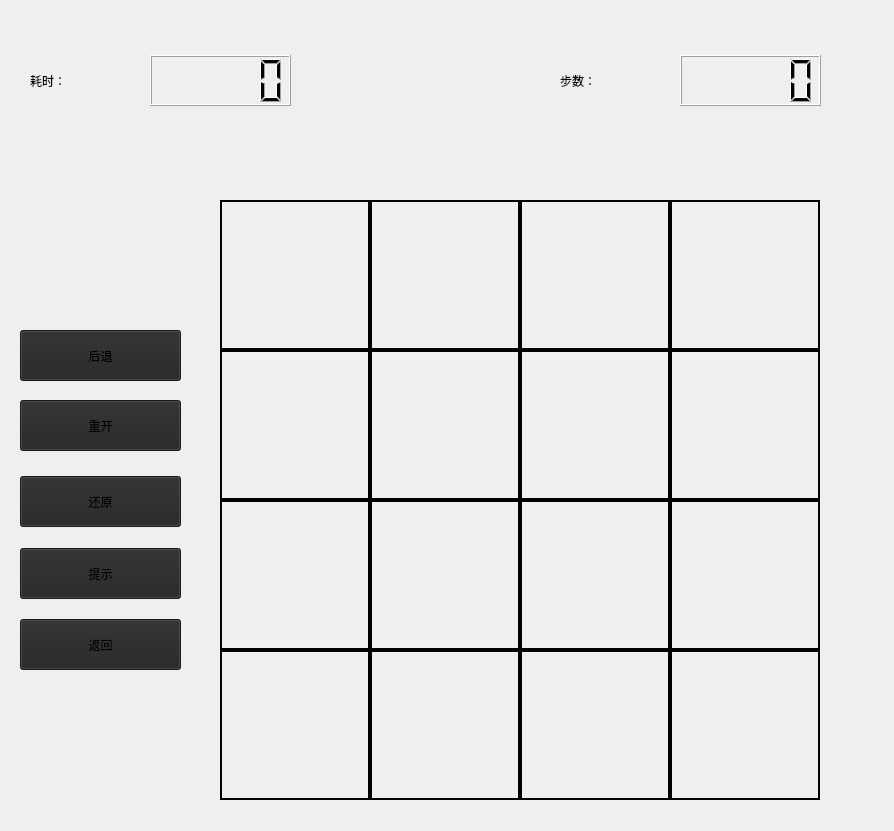
<?xml version="1.0" encoding="UTF-8"?>
<ui version="4.0">
 <class>play4</class>
 <widget class="QWidget" name="play4">
  <property name="geometry">
   <rect>
    <x>0</x>
    <y>0</y>
    <width>894</width>
    <height>831</height>
   </rect>
  </property>
  <property name="windowTitle">
   <string>Form</string>
  </property>
  <widget class="QPushButton" name="btnRestart">
   <property name="geometry">
    <rect>
     <x>20</x>
     <y>400</y>
     <width>161</width>
     <height>51</height>
    </rect>
   </property>
   <property name="styleSheet">
    <string notr="true">background-color: rgb(36, 36, 36);font: 800 20pt &quot;方正蕴黑 简 ExtraBold&quot;;</string>
   </property>
   <property name="text">
    <string>重开</string>
   </property>
  </widget>
  <widget class="QLCDNumber" name="lcdStep_2">
   <property name="geometry">
    <rect>
     <x>150</x>
     <y>55</y>
     <width>141</width>
     <height>51</height>
    </rect>
   </property>
   <property name="digitCount">
    <number>5</number>
   </property>
  </widget>
  <widget class="QLCDNumber" name="lcdStep">
   <property name="geometry">
    <rect>
     <x>680</x>
     <y>55</y>
     <width>141</width>
     <height>51</height>
    </rect>
   </property>
  </widget>
  <widget class="QLabel" name="label_7">
   <property name="geometry">
    <rect>
     <x>520</x>
     <y>350</y>
     <width>150</width>
     <height>150</height>
    </rect>
   </property>
   <property name="minimumSize">
    <size>
     <width>150</width>
     <height>150</height>
    </size>
   </property>
   <property name="maximumSize">
    <size>
     <width>150</width>
     <height>150</height>
    </size>
   </property>
   <property name="styleSheet">
    <string notr="true">border-width: 2px;
border-style: solid;
border-color: rgb(0, 0, 0)</string>
   </property>
   <property name="text">
    <string/>
   </property>
  </widget>
  <widget class="QPushButton" name="pushButton_2">
   <property name="geometry">
    <rect>
     <x>20</x>
     <y>476</y>
     <width>161</width>
     <height>51</height>
    </rect>
   </property>
   <property name="styleSheet">
    <string notr="true">background-color: rgb(36, 36, 36);font: 800 20pt &quot;方正蕴黑 简 ExtraBold&quot;;</string>
   </property>
   <property name="text">
    <string>还原</string>
   </property>
  </widget>
  <widget class="QLabel" name="label_2">
   <property name="geometry">
    <rect>
     <x>370</x>
     <y>200</y>
     <width>150</width>
     <height>150</height>
    </rect>
   </property>
   <property name="minimumSize">
    <size>
     <width>150</width>
     <height>150</height>
    </size>
   </property>
   <property name="maximumSize">
    <size>
     <width>150</width>
     <height>150</height>
    </size>
   </property>
   <property name="styleSheet">
    <string notr="true">border-width: 2px;
border-style: solid;
border-color: rgb(0, 0, 0)</string>
   </property>
   <property name="text">
    <string/>
   </property>
  </widget>
  <widget class="QLabel" name="label_5">
   <property name="geometry">
    <rect>
     <x>220</x>
     <y>350</y>
     <width>150</width>
     <height>150</height>
    </rect>
   </property>
   <property name="minimumSize">
    <size>
     <width>150</width>
     <height>150</height>
    </size>
   </property>
   <property name="maximumSize">
    <size>
     <width>150</width>
     <height>150</height>
    </size>
   </property>
   <property name="styleSheet">
    <string notr="true">border-width: 2px;
border-style: solid;
border-color: rgb(0, 0, 0)</string>
   </property>
   <property name="text">
    <string/>
   </property>
  </widget>
  <widget class="QLabel" name="label_6">
   <property name="geometry">
    <rect>
     <x>370</x>
     <y>350</y>
     <width>150</width>
     <height>150</height>
    </rect>
   </property>
   <property name="minimumSize">
    <size>
     <width>150</width>
     <height>150</height>
    </size>
   </property>
   <property name="maximumSize">
    <size>
     <width>150</width>
     <height>150</height>
    </size>
   </property>
   <property name="styleSheet">
    <string notr="true">border-width: 2px;
border-style: solid;
border-color: rgb(0, 0, 0)</string>
   </property>
   <property name="text">
    <string/>
   </property>
  </widget>
  <widget class="QLabel" name="label_3">
   <property name="geometry">
    <rect>
     <x>520</x>
     <y>200</y>
     <width>150</width>
     <height>150</height>
    </rect>
   </property>
   <property name="minimumSize">
    <size>
     <width>150</width>
     <height>150</height>
    </size>
   </property>
   <property name="maximumSize">
    <size>
     <width>150</width>
     <height>150</height>
    </size>
   </property>
   <property name="styleSheet">
    <string notr="true">border-width: 2px;
border-style: solid;
border-color: rgb(0, 0, 0)</string>
   </property>
   <property name="text">
    <string/>
   </property>
  </widget>
  <widget class="QLabel" name="time_labl">
   <property name="geometry">
    <rect>
     <x>30</x>
     <y>50</y>
     <width>121</width>
     <height>61</height>
    </rect>
   </property>
   <property name="styleSheet">
    <string notr="true">font: 800 35pt &quot;方正超值体 简 ExtraBold&quot;;</string>
   </property>
   <property name="text">
    <string>耗时：</string>
   </property>
   <property name="textFormat">
    <enum>Qt::TextFormat::PlainText</enum>
   </property>
  </widget>
  <widget class="QPushButton" name="pushButton_3">
   <property name="geometry">
    <rect>
     <x>20</x>
     <y>548</y>
     <width>161</width>
     <height>51</height>
    </rect>
   </property>
   <property name="styleSheet">
    <string notr="true">background-color: rgb(36, 36, 36);font: 800 20pt &quot;方正蕴黑 简 ExtraBold&quot;;</string>
   </property>
   <property name="text">
    <string>提示</string>
   </property>
  </widget>
  <widget class="QLabel" name="label_9">
   <property name="geometry">
    <rect>
     <x>220</x>
     <y>500</y>
     <width>150</width>
     <height>150</height>
    </rect>
   </property>
   <property name="minimumSize">
    <size>
     <width>150</width>
     <height>150</height>
    </size>
   </property>
   <property name="maximumSize">
    <size>
     <width>150</width>
     <height>150</height>
    </size>
   </property>
   <property name="styleSheet">
    <string notr="true">border-width: 2px;
border-style: solid;
border-color: rgb(0, 0, 0)</string>
   </property>
   <property name="text">
    <string/>
   </property>
  </widget>
  <widget class="QLabel" name="label">
   <property name="geometry">
    <rect>
     <x>560</x>
     <y>50</y>
     <width>121</width>
     <height>61</height>
    </rect>
   </property>
   <property name="styleSheet">
    <string notr="true">font: 800 35pt &quot;方正超值体 简 ExtraBold&quot;;</string>
   </property>
   <property name="text">
    <string>步数：</string>
   </property>
   <property name="textFormat">
    <enum>Qt::TextFormat::PlainText</enum>
   </property>
  </widget>
  <widget class="QPushButton" name="btnBack">
   <property name="geometry">
    <rect>
     <x>20</x>
     <y>619</y>
     <width>161</width>
     <height>51</height>
    </rect>
   </property>
   <property name="styleSheet">
    <string notr="true">font: 800 20pt &quot;方正蕴黑 简 ExtraBold&quot;;
background-color: rgb(36, 36, 36);</string>
   </property>
   <property name="text">
    <string>返回</string>
   </property>
  </widget>
  <widget class="QLabel" name="label_4">
   <property name="geometry">
    <rect>
     <x>670</x>
     <y>200</y>
     <width>150</width>
     <height>150</height>
    </rect>
   </property>
   <property name="minimumSize">
    <size>
     <width>150</width>
     <height>150</height>
    </size>
   </property>
   <property name="maximumSize">
    <size>
     <width>150</width>
     <height>150</height>
    </size>
   </property>
   <property name="styleSheet">
    <string notr="true">border-width: 2px;
border-style: solid;
border-color: rgb(0, 0, 0)</string>
   </property>
   <property name="text">
    <string/>
   </property>
  </widget>
  <widget class="QLabel" name="label_8">
   <property name="geometry">
    <rect>
     <x>670</x>
     <y>350</y>
     <width>150</width>
     <height>150</height>
    </rect>
   </property>
   <property name="minimumSize">
    <size>
     <width>150</width>
     <height>150</height>
    </size>
   </property>
   <property name="maximumSize">
    <size>
     <width>150</width>
     <height>150</height>
    </size>
   </property>
   <property name="styleSheet">
    <string notr="true">border-width: 2px;
border-style: solid;
border-color: rgb(0, 0, 0)</string>
   </property>
   <property name="text">
    <string/>
   </property>
  </widget>
  <widget class="QLabel" name="label_1">
   <property name="geometry">
    <rect>
     <x>220</x>
     <y>200</y>
     <width>150</width>
     <height>150</height>
    </rect>
   </property>
   <property name="minimumSize">
    <size>
     <width>150</width>
     <height>150</height>
    </size>
   </property>
   <property name="maximumSize">
    <size>
     <width>150</width>
     <height>150</height>
    </size>
   </property>
   <property name="styleSheet">
    <string notr="true">border-width: 2px;
border-style: solid;
border-color: rgb(0, 0, 0)</string>
   </property>
   <property name="text">
    <string/>
   </property>
  </widget>
  <widget class="QPushButton" name="btnreturn">
   <property name="geometry">
    <rect>
     <x>20</x>
     <y>330</y>
     <width>161</width>
     <height>51</height>
    </rect>
   </property>
   <property name="styleSheet">
    <string notr="true">font: 800 20pt &quot;方正蕴黑 简 ExtraBold&quot;;
background-color: rgb(36, 36, 36);</string>
   </property>
   <property name="text">
    <string>后退</string>
   </property>
  </widget>
  <widget class="QLabel" name="label_10">
   <property name="geometry">
    <rect>
     <x>370</x>
     <y>500</y>
     <width>150</width>
     <height>150</height>
    </rect>
   </property>
   <property name="minimumSize">
    <size>
     <width>150</width>
     <height>150</height>
    </size>
   </property>
   <property name="maximumSize">
    <size>
     <width>150</width>
     <height>150</height>
    </size>
   </property>
   <property name="styleSheet">
    <string notr="true">border-width: 2px;
border-style: solid;
border-color: rgb(0, 0, 0)</string>
   </property>
   <property name="text">
    <string/>
   </property>
  </widget>
  <widget class="QLabel" name="label_11">
   <property name="geometry">
    <rect>
     <x>520</x>
     <y>500</y>
     <width>150</width>
     <height>150</height>
    </rect>
   </property>
   <property name="minimumSize">
    <size>
     <width>150</width>
     <height>150</height>
    </size>
   </property>
   <property name="maximumSize">
    <size>
     <width>150</width>
     <height>150</height>
    </size>
   </property>
   <property name="styleSheet">
    <string notr="true">border-width: 2px;
border-style: solid;
border-color: rgb(0, 0, 0)</string>
   </property>
   <property name="text">
    <string/>
   </property>
  </widget>
  <widget class="QLabel" name="label_12">
   <property name="geometry">
    <rect>
     <x>670</x>
     <y>500</y>
     <width>150</width>
     <height>150</height>
    </rect>
   </property>
   <property name="minimumSize">
    <size>
     <width>150</width>
     <height>150</height>
    </size>
   </property>
   <property name="maximumSize">
    <size>
     <width>150</width>
     <height>150</height>
    </size>
   </property>
   <property name="styleSheet">
    <string notr="true">border-width: 2px;
border-style: solid;
border-color: rgb(0, 0, 0)</string>
   </property>
   <property name="text">
    <string/>
   </property>
  </widget>
  <widget class="QLabel" name="label_13">
   <property name="geometry">
    <rect>
     <x>220</x>
     <y>650</y>
     <width>150</width>
     <height>150</height>
    </rect>
   </property>
   <property name="minimumSize">
    <size>
     <width>150</width>
     <height>150</height>
    </size>
   </property>
   <property name="maximumSize">
    <size>
     <width>150</width>
     <height>150</height>
    </size>
   </property>
   <property name="styleSheet">
    <string notr="true">border-width: 2px;
border-style: solid;
border-color: rgb(0, 0, 0)</string>
   </property>
   <property name="text">
    <string/>
   </property>
  </widget>
  <widget class="QLabel" name="label_14">
   <property name="geometry">
    <rect>
     <x>370</x>
     <y>650</y>
     <width>150</width>
     <height>150</height>
    </rect>
   </property>
   <property name="minimumSize">
    <size>
     <width>150</width>
     <height>150</height>
    </size>
   </property>
   <property name="maximumSize">
    <size>
     <width>150</width>
     <height>150</height>
    </size>
   </property>
   <property name="styleSheet">
    <string notr="true">border-width: 2px;
border-style: solid;
border-color: rgb(0, 0, 0)</string>
   </property>
   <property name="text">
    <string/>
   </property>
  </widget>
  <widget class="QLabel" name="label_15">
   <property name="geometry">
    <rect>
     <x>520</x>
     <y>650</y>
     <width>150</width>
     <height>150</height>
    </rect>
   </property>
   <property name="minimumSize">
    <size>
     <width>150</width>
     <height>150</height>
    </size>
   </property>
   <property name="maximumSize">
    <size>
     <width>150</width>
     <height>150</height>
    </size>
   </property>
   <property name="styleSheet">
    <string notr="true">border-width: 2px;
border-style: solid;
border-color: rgb(0, 0, 0)</string>
   </property>
   <property name="text">
    <string/>
   </property>
  </widget>
  <widget class="QLabel" name="label_16">
   <property name="geometry">
    <rect>
     <x>670</x>
     <y>650</y>
     <width>150</width>
     <height>150</height>
    </rect>
   </property>
   <property name="minimumSize">
    <size>
     <width>150</width>
     <height>150</height>
    </size>
   </property>
   <property name="maximumSize">
    <size>
     <width>150</width>
     <height>150</height>
    </size>
   </property>
   <property name="styleSheet">
    <string notr="true">border-width: 2px;
border-style: solid;
border-color: rgb(0, 0, 0)</string>
   </property>
   <property name="text">
    <string/>
   </property>
  </widget>
 </widget>
 <resources/>
 <connections/>
</ui>
